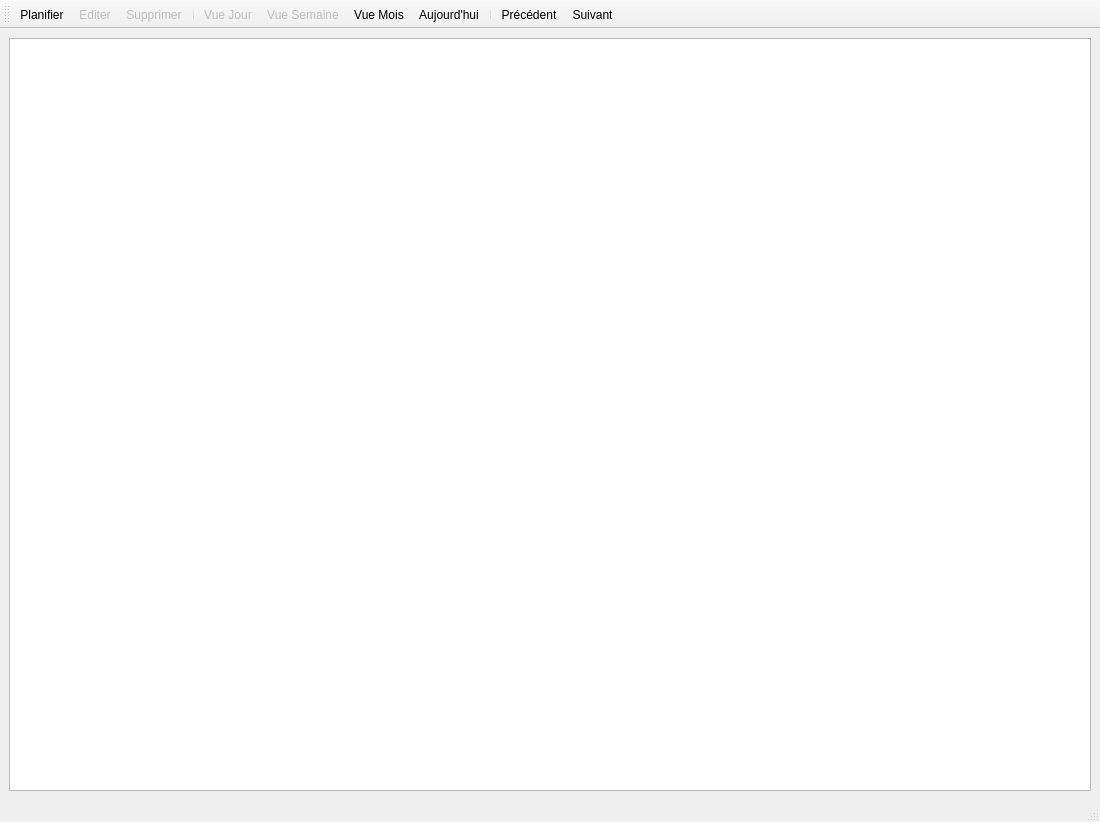
<?xml version="1.0" encoding="UTF-8"?>
<ui version="4.0">
 <class>PlanningWindow</class>
 <widget class="QMainWindow" name="PlanningWindow">
  <property name="geometry">
   <rect>
    <x>0</x>
    <y>0</y>
    <width>1100</width>
    <height>822</height>
   </rect>
  </property>
  <property name="windowTitle">
   <string>Planning des séances</string>
  </property>
  <property name="windowIcon">
   <iconset resource="ressources.qrc">
    <normaloff>:/images/calendar-icon.png</normaloff>:/images/calendar-icon.png</iconset>
  </property>
  <widget class="QWidget" name="centralwidget">
   <layout class="QGridLayout" name="gridLayout">
    <item row="0" column="0">
     <widget class="CalendarView" name="planningView"/>
    </item>
   </layout>
  </widget>
  <widget class="QMenuBar" name="menubar">
   <property name="geometry">
    <rect>
     <x>0</x>
     <y>0</y>
     <width>1100</width>
     <height>21</height>
    </rect>
   </property>
  </widget>
  <widget class="QStatusBar" name="statusbar"/>
  <widget class="QToolBar" name="toolBar">
   <property name="windowTitle">
    <string>toolBar</string>
   </property>
   <property name="iconSize">
    <size>
     <width>32</width>
     <height>32</height>
    </size>
   </property>
   <property name="toolButtonStyle">
    <enum>Qt::ToolButtonTextUnderIcon</enum>
   </property>
   <attribute name="toolBarArea">
    <enum>TopToolBarArea</enum>
   </attribute>
   <attribute name="toolBarBreak">
    <bool>false</bool>
   </attribute>
   <addaction name="planifyAction"/>
   <addaction name="editAction"/>
   <addaction name="removeAction"/>
   <addaction name="separator"/>
   <addaction name="dayViewAction"/>
   <addaction name="weekViewAction"/>
   <addaction name="monthViewAction"/>
   <addaction name="todayAction"/>
   <addaction name="separator"/>
   <addaction name="backAction"/>
   <addaction name="nextAction"/>
  </widget>
  <action name="planifyAction">
   <property name="icon">
    <iconset resource="ressources.qrc">
     <normaloff>:/images/appointment-new-icon.png</normaloff>:/images/appointment-new-icon.png</iconset>
   </property>
   <property name="text">
    <string>Planifier</string>
   </property>
   <property name="toolTip">
    <string>Planifier une séance</string>
   </property>
  </action>
  <action name="dayViewAction">
   <property name="enabled">
    <bool>false</bool>
   </property>
   <property name="icon">
    <iconset resource="ressources.qrc">
     <normaloff>:/images/calendar-day-icon.png</normaloff>:/images/calendar-day-icon.png</iconset>
   </property>
   <property name="text">
    <string>Vue Jour</string>
   </property>
   <property name="toolTip">
    <string>Vue au jour</string>
   </property>
  </action>
  <action name="weekViewAction">
   <property name="enabled">
    <bool>false</bool>
   </property>
   <property name="icon">
    <iconset resource="ressources.qrc">
     <normaloff>:/images/calendar-week-icon.png</normaloff>:/images/calendar-week-icon.png</iconset>
   </property>
   <property name="text">
    <string>Vue Semaine</string>
   </property>
   <property name="toolTip">
    <string>Vue à la semaine</string>
   </property>
  </action>
  <action name="monthViewAction">
   <property name="enabled">
    <bool>true</bool>
   </property>
   <property name="icon">
    <iconset resource="ressources.qrc">
     <normaloff>:/images/calendar-month-icon.png</normaloff>:/images/calendar-month-icon.png</iconset>
   </property>
   <property name="text">
    <string>Vue Mois</string>
   </property>
   <property name="toolTip">
    <string>Vue au mois</string>
   </property>
  </action>
  <action name="backAction">
   <property name="icon">
    <iconset resource="ressources.qrc">
     <normaloff>:/images/back-icon.png</normaloff>:/images/back-icon.png</iconset>
   </property>
   <property name="text">
    <string>Précédent</string>
   </property>
   <property name="toolTip">
    <string>Précédent</string>
   </property>
  </action>
  <action name="nextAction">
   <property name="icon">
    <iconset resource="ressources.qrc">
     <normaloff>:/images/next-icon.png</normaloff>:/images/next-icon.png</iconset>
   </property>
   <property name="text">
    <string>Suivant</string>
   </property>
   <property name="toolTip">
    <string>Suivant</string>
   </property>
  </action>
  <action name="removeAction">
   <property name="enabled">
    <bool>false</bool>
   </property>
   <property name="icon">
    <iconset resource="ressources.qrc">
     <normaloff>:/images/event-remove.png</normaloff>:/images/event-remove.png</iconset>
   </property>
   <property name="text">
    <string>Supprimer</string>
   </property>
   <property name="toolTip">
    <string>Supprimer une séance planifiée</string>
   </property>
  </action>
  <action name="editAction">
   <property name="enabled">
    <bool>false</bool>
   </property>
   <property name="icon">
    <iconset resource="ressources.qrc">
     <normaloff>:/images/edit-icon.png</normaloff>:/images/edit-icon.png</iconset>
   </property>
   <property name="text">
    <string>Editer</string>
   </property>
   <property name="toolTip">
    <string>Editer</string>
   </property>
  </action>
  <action name="todayAction">
   <property name="icon">
    <iconset resource="ressources.qrc">
     <normaloff>:/images/today-icon.png</normaloff>:/images/today-icon.png</iconset>
   </property>
   <property name="text">
    <string>Aujourd'hui</string>
   </property>
   <property name="toolTip">
    <string>Aller à aujourd'hui</string>
   </property>
  </action>
 </widget>
 <customwidgets>
  <customwidget>
   <class>CalendarView</class>
   <extends>QGraphicsView</extends>
   <header>views/calendar/calendarview.h</header>
  </customwidget>
 </customwidgets>
 <resources>
  <include location="ressources.qrc"/>
 </resources>
 <connections/>
</ui>
